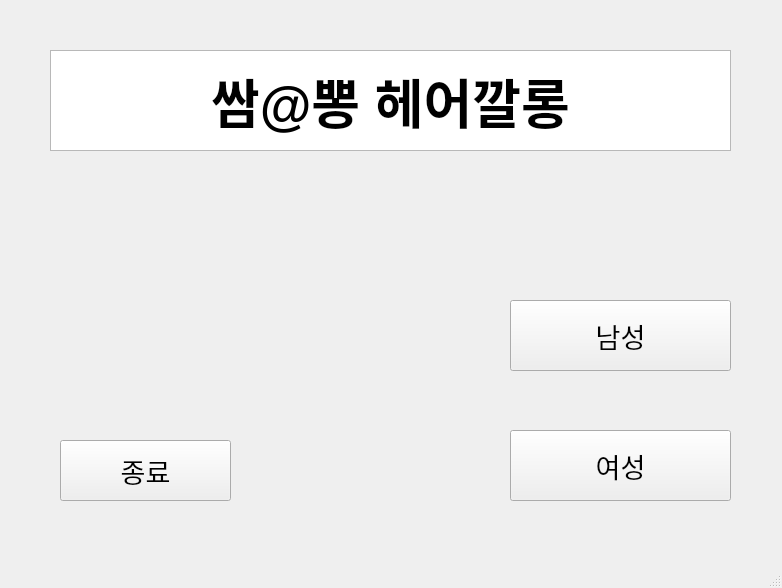
<?xml version="1.0" encoding="UTF-8"?>
<ui version="4.0">
 <class>MainWindow</class>
 <widget class="QMainWindow" name="MainWindow">
  <property name="geometry">
   <rect>
    <x>0</x>
    <y>0</y>
    <width>782</width>
    <height>588</height>
   </rect>
  </property>
  <property name="windowTitle">
   <string>MainWindow</string>
  </property>
  <widget class="QWidget" name="centralwidget">
   <widget class="QLabel" name="label">
    <property name="geometry">
     <rect>
      <x>50</x>
      <y>50</y>
      <width>681</width>
      <height>101</height>
     </rect>
    </property>
    <property name="font">
     <font>
      <pointsize>40</pointsize>
      <weight>75</weight>
      <bold>true</bold>
     </font>
    </property>
    <property name="frameShape">
     <enum>QFrame::NoFrame</enum>
    </property>
    <property name="text">
     <string>쌈@뽕 헤어깔롱</string>
    </property>
    <property name="alignment">
     <set>Qt::AlignCenter</set>
    </property>
   </widget>
   <widget class="QPushButton" name="pushButton">
    <property name="geometry">
     <rect>
      <x>510</x>
      <y>300</y>
      <width>221</width>
      <height>71</height>
     </rect>
    </property>
    <property name="font">
     <font>
      <pointsize>20</pointsize>
     </font>
    </property>
    <property name="text">
     <string>남성</string>
    </property>
   </widget>
   <widget class="QPushButton" name="pushButton_2">
    <property name="geometry">
     <rect>
      <x>510</x>
      <y>430</y>
      <width>221</width>
      <height>71</height>
     </rect>
    </property>
    <property name="font">
     <font>
      <pointsize>20</pointsize>
     </font>
    </property>
    <property name="text">
     <string>여성</string>
    </property>
   </widget>
   <widget class="QPushButton" name="pushButton_3">
    <property name="geometry">
     <rect>
      <x>60</x>
      <y>440</y>
      <width>171</width>
      <height>61</height>
     </rect>
    </property>
    <property name="font">
     <font>
      <pointsize>20</pointsize>
     </font>
    </property>
    <property name="text">
     <string>종료</string>
    </property>
   </widget>
   <widget class="QLabel" name="MainScreen">
    <property name="geometry">
     <rect>
      <x>0</x>
      <y>1</y>
      <width>791</width>
      <height>551</height>
     </rect>
    </property>
    <property name="text">
     <string/>
    </property>
   </widget>
   <widget class="QTextBrowser" name="textBrowser">
    <property name="geometry">
     <rect>
      <x>50</x>
      <y>50</y>
      <width>681</width>
      <height>101</height>
     </rect>
    </property>
   </widget>
   <zorder>MainScreen</zorder>
   <zorder>pushButton</zorder>
   <zorder>pushButton_2</zorder>
   <zorder>pushButton_3</zorder>
   <zorder>textBrowser</zorder>
   <zorder>label</zorder>
  </widget>
  <widget class="QMenuBar" name="menubar">
   <property name="geometry">
    <rect>
     <x>0</x>
     <y>0</y>
     <width>782</width>
     <height>22</height>
    </rect>
   </property>
  </widget>
  <widget class="QStatusBar" name="statusbar"/>
 </widget>
 <resources/>
 <connections/>
</ui>
